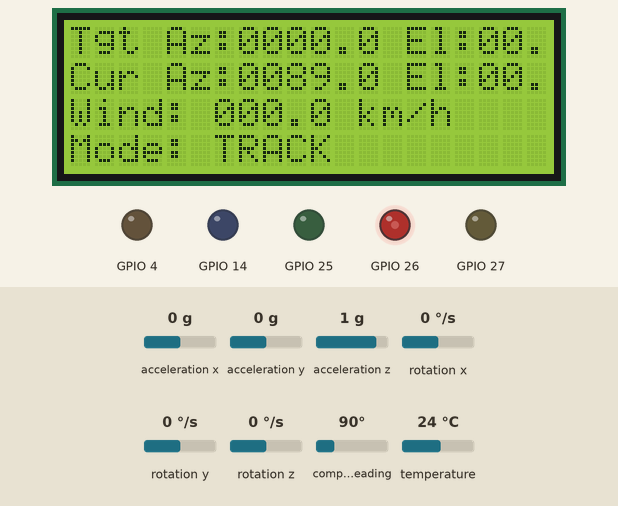
This program was run on a simulated ESP32. Parts: 20×4 character LCD, output pins drawn as LEDs (lit = HIGH). Wiring (inferred from the names in the program): QMC5883L compass at I2C address 0x0D. Inputs (shaded band) come from the test bench; at power-on: acceleration x 0 g, compass heading 90°, acceleration y 0 g, acceleration z 1 g, rotation x 0 °/s, rotation y 0 °/s, rotation z 0 °/s, temperature 24 °C. The local clock reads 2024-03-15 10:24:30 at power-on unless the program sets it; what the program prints to the serial monitor is not drawn.

Above: at 1.9 s.
2.0 s: acceleration x set to -1.4 g
At 3.54 s:
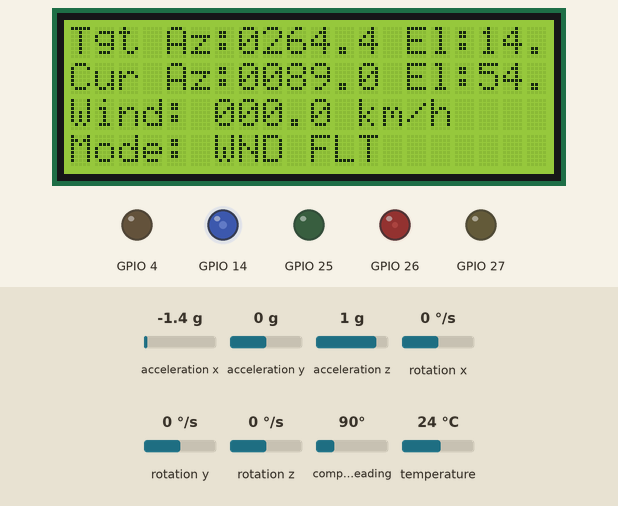
3.8 s: compass heading set to 85°
At 5.29 s:
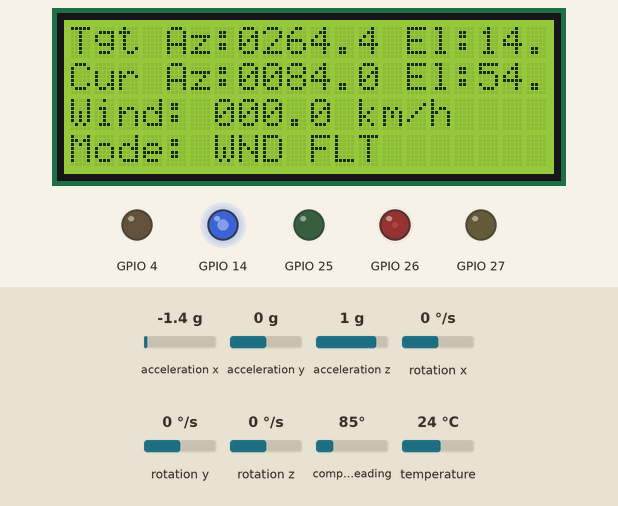
5.9 s: acceleration x set to -0.4 g
At 7.29 s:
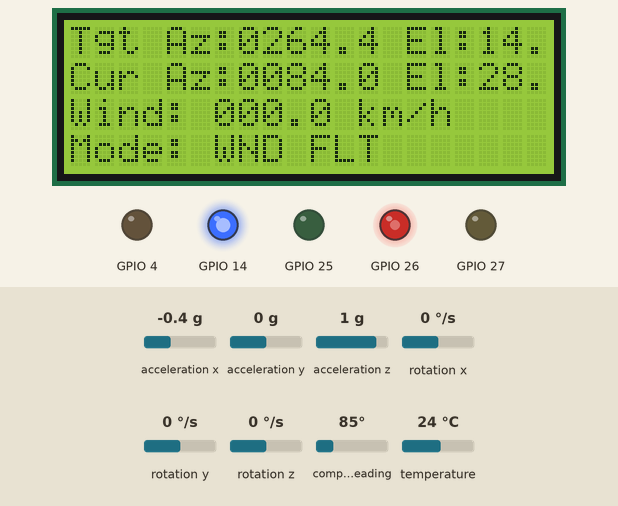
8.9 s: acceleration x set to -0.1 g
At 9.29 s:
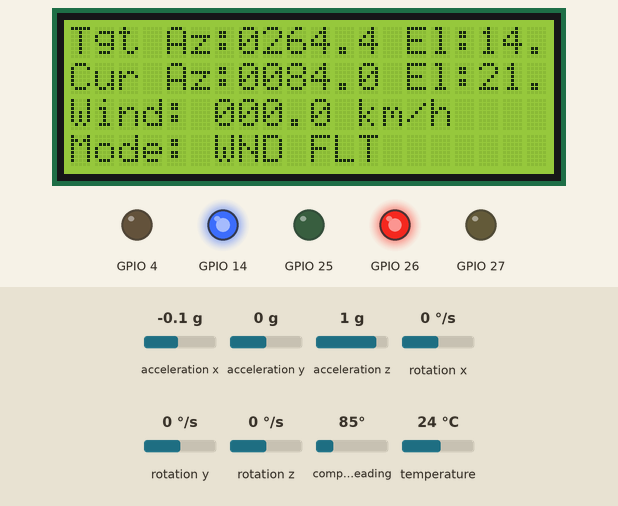
11.9 s: compass heading set to 90°
At 12.29 s:
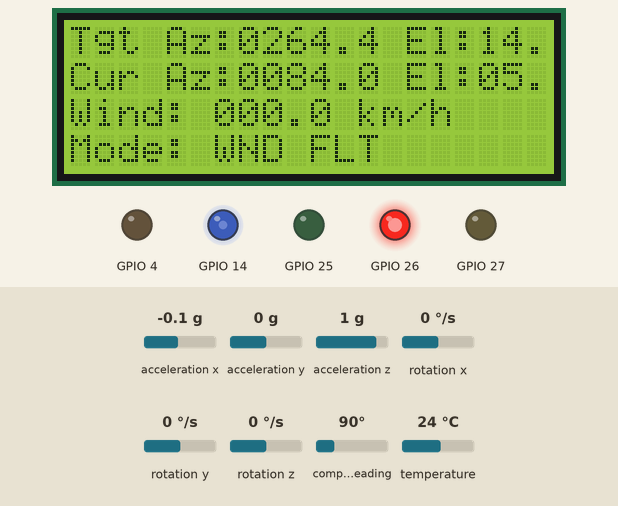
14.8 s: compass heading set to 7°
At 15.29 s:
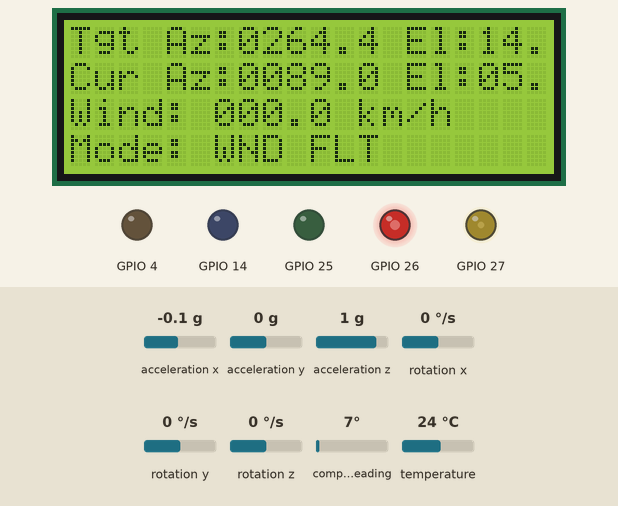
Timing chart, 0 to 18.2 s (numbered marks = the images above; inputs shaded):
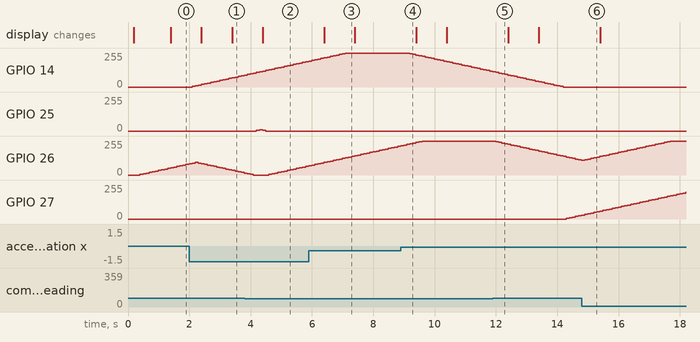

The program:

main.cpp
```cpp
#include <Arduino.h>
#include <Wire.h>
#include <esp_task_wdt.h>
#include "config.h"
#include "system_state.h"
#include "sensor_task.h"
#include "astro_task.h"
#include "safety_task.h"
#include "motor_task.h"
#include "ui_task.h"
#include "lcd_functions.h"
#include "rtc_functions.h"

// --- Global System State Definition ---
SystemState sysState = {
    .current_elevation  = 0.0f,
    .current_azimuth    = 0.0f,
    .target_elevation   = 0.0f,
    .target_azimuth     = 0.0f,
    .wind_speed_kph     = 0.0f,
    .wind_sensor_fault  = false,
    .wind_alarm         = false,
    .rtc_valid          = false
};

// --- Global Mutex Definitions ---
SemaphoreHandle_t stateMutex = NULL;

// --- LCD Object Definition (extern'd in lcd_functions.h) ---
LiquidCrystal_I2C lcd(LCD_ADDRESS, LCD_COLUMNS, LCD_ROWS);

// Task handles
TaskHandle_t SensorTaskHandle = NULL;
TaskHandle_t AstroTaskHandle  = NULL;
TaskHandle_t SafetyTaskHandle = NULL;
TaskHandle_t MotorTaskHandle  = NULL;
TaskHandle_t UITaskHandle     = NULL;

void setup() {
    // CRITICAL: Wokwi sometimes fails to attach Serial to the terminal if it's too fast.
    // Adding a short delay before begin ensures the terminal catches the very first print.
    delay(100);
    Serial.begin(115200);
    while(!Serial) { delay(10); } // Wait for serial to attach

    Serial.println("\n\n--- WOKWI SERIAL ATTACHED ---");
    Serial.println("Starting Solar Tracker 2-Axis (Astronomical)");
    Serial.flush();

    // Initialize core hardware
    Wire.begin();

    // --- Initialize Watchdog ---
    esp_task_wdt_init(10, true);     // 10s timeout, panic + reboot on expiry
    esp_task_wdt_add(NULL);          // Watch current task (setup/loop)

    // --- Create Mutexes ---
    stateMutex = xSemaphoreCreateMutex();

    if (!stateMutex) {
        Serial.println("CRITICAL: Mutex creation failed. System Halted.");
        while(1) { delay(1000); }
    }

    // --- Initialize Peripherals ---
    initLCD();

    // Test direct print after init to ensure LCD library is fully responsive
    lcd.setCursor(0, 1);
    lcd.print("LCD Boot OK");

    // We are flushing the serial buffer before the delay to ensure it prints to Wokwi terminal
    Serial.flush();
    delay(50);

    Serial.println("LCD init passed, moving to RTC...");
    Serial.flush();
    initRTC();
    Serial.println("RTC init passed, moving to Wind...");
    init_wind_sensor();
    Serial.println("Wind init passed, moving to Motors...");
    init_motor_drivers();
    Serial.println("Motor init passed, moving to Sensors...");

    if (!init_sensors()) {
        Serial.println("WARNING: Sensor Init Failed. Continuing without position feedback.");
        // Non-critical: allow system to run with astro tracking only
    }

    Serial.println("System Initializing Complete - Spawning Tasks");

    // ======================================================
    // Create FreeRTOS Tasks (locked configuration)
    // ======================================================

    // Sensor task: 20 Hz, Priority 3 (highest — needs fresh data)
    xTaskCreatePinnedToCore(
        sensor_task,
        "Sensor_Task",
        4096,
        NULL,
        3,
        &SensorTaskHandle,
        1  // Core 1 (App Core)
    );

    // Astro task: 0.5 Hz, Priority 2
    xTaskCreatePinnedToCore(
        astro_task,
        "Astro_Task",
        4096,
        NULL,
        2,
        &AstroTaskHandle,
        1
    );

    // Safety task: 1 Hz, Priority 2 (wind monitoring is important)
    xTaskCreatePinnedToCore(
        safety_task,
        "Safety_Task",
        4096,
        NULL,
        2,
        &SafetyTaskHandle,
        1
    );

    // Motor task: 10 Hz, Priority 1 (acts on data from higher-priority tasks)
    xTaskCreatePinnedToCore(
        motor_task,
        "Motor_Task",
        4096,
        NULL,
        1,
        &MotorTaskHandle,
        1
    );

    // UI task: ~1 Hz, Priority 4
    xTaskCreatePinnedToCore(
        ui_task,
        "UI_Task",
        4096,
        NULL,
        1,
        &UITaskHandle,
        1
    );

    Serial.println("All tasks created. System operational.");
}

void loop() {
    // Empty. FreeRTOS tasks handle everything.
    vTaskDelete(NULL);
}
```

astro_task.cpp
```cpp
/**
 * @file astro_task.cpp
 * @brief FreeRTOS task that reads DS3231 RTC time and computes solar position
 *        (target elevation and azimuth) using astronomical algorithms.
 *        Algorithm based on NOAA Solar Position Calculator / PSA equations.
 *        Updates sysState.target_elevation and sysState.target_azimuth under mutex.
 */

#include "astro_task.h"
#include "config.h"
#include "rtc_functions.h"
#include <RTClib.h>
#include <esp_task_wdt.h>
#include <math.h>

#ifndef PI
#define PI 3.14159265358979323846f
#endif

// ============================================================
// Solar Position Algorithm (Simplified PSA / NOAA Hybrid)
// Accuracy: ~0.5° for solar elevation and azimuth
// ============================================================

/**
 * @brief Convert degrees to radians.
 */
static inline float deg2rad(float deg) {
    return deg * (PI / 180.0f);
}

/**
 * @brief Convert radians to degrees.
 */
static inline float rad2deg(float rad) {
    return rad * (180.0f / PI);
}

/**
 * @brief Calculate the Julian Day from a DateTime object.
 *        Uses the standard astronomical formula.
 */
static double julian_day(const DateTime &dt) {
    int year  = dt.year();
    int month = dt.month();
    int day   = dt.day();
    int hour  = dt.hour();
    int minute = dt.minute();
    int second = dt.second();

    // If month is January or February, treat as 13th/14th month of previous year
    if (month <= 2) {
        year -= 1;
        month += 12;
    }

    int A = year / 100;
    int B = 2 - A + (A / 4);

    double jd = floor(365.25 * (year + 4716))
              + floor(30.6001 * (month + 1))
              + day
              + B
              - 1524.5;

    // Add fractional day
    double frac = (hour + minute / 60.0 + second / 3600.0) / 24.0;
    jd += frac;

    return jd;
}

/**
 * @brief Calculate the Julian Century from J2000.0 epoch.
 */
static double julian_century(double jd) {
    return (jd - 2451545.0) / 36525.0;
}

/**
 * @brief Calculate the Geometric Mean Longitude of the Sun (degrees).
 */
static double geom_mean_long_sun(double jc) {
    double L0 = 280.46646 + jc * (36000.76983 + jc * 0.0003032);
    L0 = fmod(L0, 360.0);
    if (L0 < 0) L0 += 360.0;
    return L0;
}

/**
 * @brief Calculate the Geometric Mean Anomaly of the Sun (degrees).
 */
static double geom_mean_anomaly_sun(double jc) {
    return 357.52911 + jc * (35999.05029 - 0.0001537 * jc);
}

/**
 * @brief Calculate the Earth's orbit eccentricity.
 */
static double earth_orbit_eccentricity(double jc) {
    return 0.016708634 - jc * (0.000042037 + 0.0000001267 * jc);
}

/**
 * @brief Calculate the Sun's Equation of Center (degrees).
 */
static double sun_eq_of_center(double jc) {
    double m_rad = deg2rad(geom_mean_anomaly_sun(jc));
    double sin_m  = sin(m_rad);
    double sin_2m = sin(2.0 * m_rad);
    double sin_3m = sin(3.0 * m_rad);
    return sin_m * (1.914602 - jc * (0.004817 + 0.000014 * jc))
         + sin_2m * (0.019993 - 0.000101 * jc)
         + sin_3m * 0.000289;
}

/**
 * @brief Calculate the Sun's True Longitude (degrees).
 */
static double sun_true_long(double jc) {
    return geom_mean_long_sun(jc) + sun_eq_of_center(jc);
}

/**
 * @brief Calculate the Sun's Apparent (True) Longitude (degrees).
 */
static double sun_apparent_long(double jc) {
    double omega = 125.04 - 1934.136 * jc;
    double lambda = sun_true_long(jc);
    return lambda - 0.00569 - 0.00478 * sin(deg2rad(omega));
}

/**
 * @brief Calculate the Mean Obliquity of the Ecliptic (degrees).
 */
static double mean_obliquity_ecliptic(double jc) {
    return 23.0 + (26.0 + (21.448 - jc * (46.815 + jc * (0.00059 - jc * 0.001813))) / 60.0) / 60.0;
}

/**
 * @brief Calculate the Obliquity corrected for nutation (degrees).
 */
static double obliquity_corrected(double jc) {
    double e0 = mean_obliquity_ecliptic(jc);
    double omega = 125.04 - 1934.136 * jc;
    return e0 + 0.00256 * cos(deg2rad(omega));
}

/**
 * @brief Calculate the Solar Declination (degrees).
 */
static double solar_declination(double jc) {
    double epsilon = deg2rad(obliquity_corrected(jc));
    double lambda  = deg2rad(sun_apparent_long(jc));
    return rad2deg(asin(sin(epsilon) * sin(lambda)));
}

/**
 * @brief Calculate the Equation of Time (minutes).
 */
static double equation_of_time(double jc) {
    double epsilon = deg2rad(obliquity_corrected(jc));
    double L0      = deg2rad(geom_mean_long_sun(jc));
    double e       = earth_orbit_eccentricity(jc);
    double m       = deg2rad(geom_mean_anomaly_sun(jc));

    double y = tan(epsilon / 2.0);
    y *= y;

    double sin_2L0 = sin(2.0 * L0);
    double sin_m   = sin(m);
    double sin_2m  = sin(2.0 * m);
    double cos_2L0 = cos(2.0 * L0);
    double cos_2m  = cos(2.0 * m);

    double eot = y * sin_2L0
               - 2.0 * e * sin_m
               + 4.0 * e * y * sin_m * cos_2L0
               - 0.5 * y * y * sin(4.0 * L0)
               - 1.25 * e * e * sin_2m;

    return rad2deg(eot) * 4.0; // convert radians to minutes of time
}

/**
 * @brief Calculate the Hour Angle for the given longitude and time (degrees).
 * @param jd Julian Day
 * @param longitude Site longitude in degrees (positive East)
 * @param eq_time Equation of Time in minutes
 * @return Hour angle in degrees (morning = negative, afternoon = positive)
 */
static double hour_angle(double jd, double longitude, double eq_time) {
    // Time offset in minutes from the start of the UTC day
    double time_utc = (jd - floor(jd - 0.5) - 0.5) * 1440.0; // minutes since 0h UT
    double solar_time = time_utc + eq_time + (4.0 * longitude); // 4 min per degree
    double ha = (solar_time / 4.0) - 180.0; // convert to degrees, 0° at solar noon
    // Normalize to -180..180
    if (ha < -180.0) ha += 360.0;
    if (ha > 180.0)  ha -= 360.0;
    return ha;
}

/**
 * @brief Calculate solar elevation (altitude) angle in degrees.
 * @param lat Site latitude in degrees (positive North)
 * @param decl Solar declination in degrees
 * @param ha Hour angle in degrees
 * @return Elevation angle (0 = horizon, 90 = zenith), negative = below horizon
 */
static double solar_elevation(double lat, double decl, double ha) {
    double lat_rad = deg2rad(lat);
    double decl_rad = deg2rad(decl);
    double ha_rad = deg2rad(ha);

    double sin_elev = sin(lat_rad) * sin(decl_rad)
                    + cos(lat_rad) * cos(decl_rad) * cos(ha_rad);

    return rad2deg(asin(sin_elev));
}

/**
 * @brief Calculate solar azimuth angle in degrees (0 = North, clockwise).
 * @param lat Site latitude in degrees
 * @param decl Solar declination in degrees
 * @param ha Hour angle in degrees
 * @param elev Solar elevation in degrees
 * @return Azimuth in degrees (0-360, 0 = North, 90 = East)
 */
static double solar_azimuth(double lat, double decl, double ha, double elev) {
    double lat_rad = deg2rad(lat);
    double decl_rad = deg2rad(decl);
    double ha_rad = deg2rad(ha);
    double elev_rad = deg2rad(elev);

    double cos_az = (sin(decl_rad) - sin(lat_rad) * sin(elev_rad))
                  / (cos(lat_rad) * cos(elev_rad));

    // Clamp to valid range to avoid NaN from floating point rounding
    if (cos_az > 1.0)  cos_az = 1.0;
    if (cos_az < -1.0) cos_az = -1.0;

    double azimuth_rad = acos(cos_az);

    // Convert to degrees; azimuth is measured from North clockwise
    double azimuth_deg = rad2deg(azimuth_rad);

    // In the morning (ha < 0), azimuth is east of north; in afternoon, west
    if (ha > 0) {
        azimuth_deg = 360.0 - azimuth_deg;
    }

    return azimuth_deg;
}


// ============================================================
// Public: Astro Task
// ============================================================
void astro_task(void *pvParameters) {
    (void)pvParameters;

    TickType_t xLastWakeTime = xTaskGetTickCount();
    const TickType_t xFrequency = pdMS_TO_TICKS(2000); // Every 2 seconds

    Serial.println("[AstroTask] Running...");

    for (;;) {
        vTaskDelayUntil(&xLastWakeTime, xFrequency);
        esp_task_wdt_reset();

        // --- Read RTC DateTime (mutex-protected) ---
        RtcDateTime rtcNow = getRtcDateTime();
        DateTime dt(rtcNow.Year(), rtcNow.Month(), rtcNow.Day(),
                    rtcNow.Hour(), rtcNow.Minute(), rtcNow.Second());

        // --- Snapshot RTC validity under mutex ---
        bool rtc_ok = false;
        if (xSemaphoreTake(stateMutex, portMAX_DELAY) == pdTRUE) {
            rtc_ok = sysState.rtc_valid;
            xSemaphoreGive(stateMutex);
        }

        float target_el = 0.0f;
        float target_az = 0.0f;

        if (!rtc_ok) {
            // RTC failure — stow flat at current azimuth
            if (xSemaphoreTake(stateMutex, portMAX_DELAY) == pdTRUE) {
                target_az = sysState.current_azimuth;
                xSemaphoreGive(stateMutex);
            }
            target_el = 0.0f;
        } else {
            // --- Calculate Solar Position ---
            double jd    = julian_day(dt);
            double jc    = julian_century(jd);
            double decl  = solar_declination(jc);
            double eq_t  = equation_of_time(jc);
            double ha    = hour_angle(jd, SITE_LONGITUDE, eq_t);
            double elev  = solar_elevation(SITE_LATITUDE, decl, ha);
            double azim  = solar_azimuth(SITE_LATITUDE, decl, ha, elev);

            target_el = (float)elev;
            target_az = (float)azim;

            // Night stow: below horizon → flat at current azimuth
            if (target_el <= 0.0f) {
                if (xSemaphoreTake(stateMutex, portMAX_DELAY) == pdTRUE) {
                    target_az = sysState.current_azimuth;
                    xSemaphoreGive(stateMutex);
                }
                target_el = 0.0f;
            }
        }

        // Clamp
        if (target_el < 0.0f) target_el = 0.0f;
        if (target_el > 90.0f) target_el = 90.0f;
        if (target_az < 0.0f) target_az += 360.0f;
        if (target_az >= 360.0f) target_az -= 360.0f;

        // --- Update Global State under Mutex ---
        if (xSemaphoreTake(stateMutex, portMAX_DELAY) == pdTRUE) {
            sysState.target_elevation = target_el;
            sysState.target_azimuth   = target_az;
            xSemaphoreGive(stateMutex);
        }
    }
}
```

astro_task.h
```cpp
#ifndef ASTRO_TASK_H
#define ASTRO_TASK_H

#include <Arduino.h>

/**
 * @brief FreeRTOS task that reads RTC time and computes solar position
 *        (target elevation and azimuth) using astronomical algorithms.
 *        Updates sysState.target_elevation and sysState.target_azimuth under mutex.
 * @param pvParameters Standard FreeRTOS parameter pointer.
 */
void astro_task(void *pvParameters);

#endif // ASTRO_TASK_H
```

motor_task.h
```cpp
#ifndef MOTOR_TASK_H
#define MOTOR_TASK_H

#include <Arduino.h>

/**
 * @brief Configure LEDC PWM channels and attach to motor driver pins.
 */
void init_motor_drivers();

/**
 * @brief Immediately stop all motor PWM output.
 */
void stop_all_motors();

/**
 * @brief FreeRTOS task that implements the motor control loop.
 *        Priority: 1) Wind stow, 2) Track sun position with dead-band.
 * @param pvParameters Standard FreeRTOS parameter pointer.
 */
void motor_task(void *pvParameters);

#endif // MOTOR_TASK_H
```

rtc_functions.cpp
```cpp
// --- rtc_functions.cpp ---
#include "rtc_functions.h"
#include <Arduino.h>
#include "lcd_functions.h"
#include "config.h"
#include "freertos/semphr.h"
#include <Wire.h>
#include "RTClib.h"

// CRITICAL FIX: Array for Day of Week string lookup (Defined here)
const char* dow_str[] = {"Sun", "Mon", "Tue", "Wed", "Thu", "Fri", "Sat"};

RTC_DS3231 rtc_module;

/**
 * @brief Initializes the DS3231 RTC module.
 */
void initRTC() {
  Serial.println("[RTC] Attempting to begin...");
  Serial.flush();

  // Wokwi simulation bug: sometimes DS1307 takes a moment to respond on I2C bus
  delay(10);

  if (!rtc_module.begin()) {
    Serial.println("Couldn't find RTC");
    showLCDMessage("RTC Error", "Check Wiring");
    return;
  }

  Serial.println("[RTC] Connected, checking power loss flag...");
  Serial.flush();

  if (rtc_module.lostPower()) {
    showLCDMessage("RTC Lost power", "Setting time...");
    Serial.println("RTC lost power, let's set the time!");
    rtc_module.adjust(DateTime(F(__DATE__), F(__TIME__)));
  }

  // RTC is operational — mark valid in system state
  if (xSemaphoreTake(stateMutex, pdMS_TO_TICKS(100)) == pdTRUE) {
    sysState.rtc_valid = true;
    xSemaphoreGive(stateMutex);
  }
  Serial.println("[RTC] Initialized OK, rtc_valid=TRUE");
}

// --- MUTEX PROTECTED FUNCTIONS ---

/**
 * @brief Safely reads the current date and time from the RTC (MUTEX PROTECTED).
 */
RtcDateTime getRtcDateTime() {
  // We mock the RtcDateTime object to keep compatibility with the old Zoo Code astro math
  // but we pull the real data from the DS3231.
  RtcDateTime safeTime = RtcDateTime(2000, 1, 1, 0, 0, 0);
  if (stateMutex == NULL) { return safeTime; }

  if (xSemaphoreTake(stateMutex, portMAX_DELAY) == pdTRUE) {
    DateTime now = rtc_module.now();
    xSemaphoreGive(stateMutex);

    if (now.year() < 2024 || now.day() == 0 || now.month() == 0) {
        return safeTime;
    }

    return RtcDateTime(now.year(), now.month(), now.day(), now.hour(), now.minute(), now.second());
  } else {
    return safeTime;
  }
}

/**
 * @brief Safely sets the current date and time on the RTC (MUTEX PROTECTED).
 */
void setRtcDateTime(RtcDateTime dateTime) {
  if (stateMutex == NULL) return;

  if (xSemaphoreTake(stateMutex, portMAX_DELAY) == pdTRUE) {
    rtc_module.adjust(DateTime(dateTime.Year(), dateTime.Month(), dateTime.Day(), dateTime.Hour(), dateTime.Minute(), dateTime.Second()));
    xSemaphoreGive(stateMutex);
  }
}

/**
 * @brief Formats the current time for display (HH:MM:SS).
 */
String getDateTimeString() {
  RtcDateTime now = getRtcDateTime();
  char buf[20];
  snprintf(buf, sizeof(buf), "%02u:%02u:%02u", now.Hour(), now.Minute(), now.Second());
  return String(buf);
}
```

Source omitted: motor_task.cpp (7127 bytes), rtc_functions.h (1167 bytes), safety_task.cpp (4217 bytes), safety_task.h (537 bytes), sensor_task.cpp (7459 bytes), sensor_task.h (542 bytes), system_state.h (1609 bytes), ui_task.cpp (2680 bytes), ui_task.h (311 bytes), User_config.h (2956 bytes), config.h (1619 bytes), lcd_functions.cpp (1072 bytes) and 1 more

Measured:
- the behaviour switches between 86 and 85° on compass heading (found by bisection; images 1 and 2)
- the behaviour switches between -0.3 and -0.2 g on acceleration x (found by bisection; images 3 and 4)
- after the input at 2.0 s, GPIO 14: moves from 0/255 to 90/255 over 1.7 s, starting after 0.09 s; GPIO 27: stays 0/255 (without the input it goes to 5/255 after 0.29 s)
- after the input at 3.8 s, the display: changes after 0.60 s (image 2)
- after the input at 5.9 s, the display: changes after 0.50 s (image 3)
- after the input at 8.9 s, GPIO 14: moves from 255/255 to 115/255 over 2.7 s, starting after 0.29 s
- after the input at 11.9 s, GPIO 26: moves from 255/255 to 110/255 over 2.8 s, starting after 0.09 s
- after the input at 14.8 s, GPIO 25: stays 0/255 (without the input it goes to 5/255 after 2.3 s)
